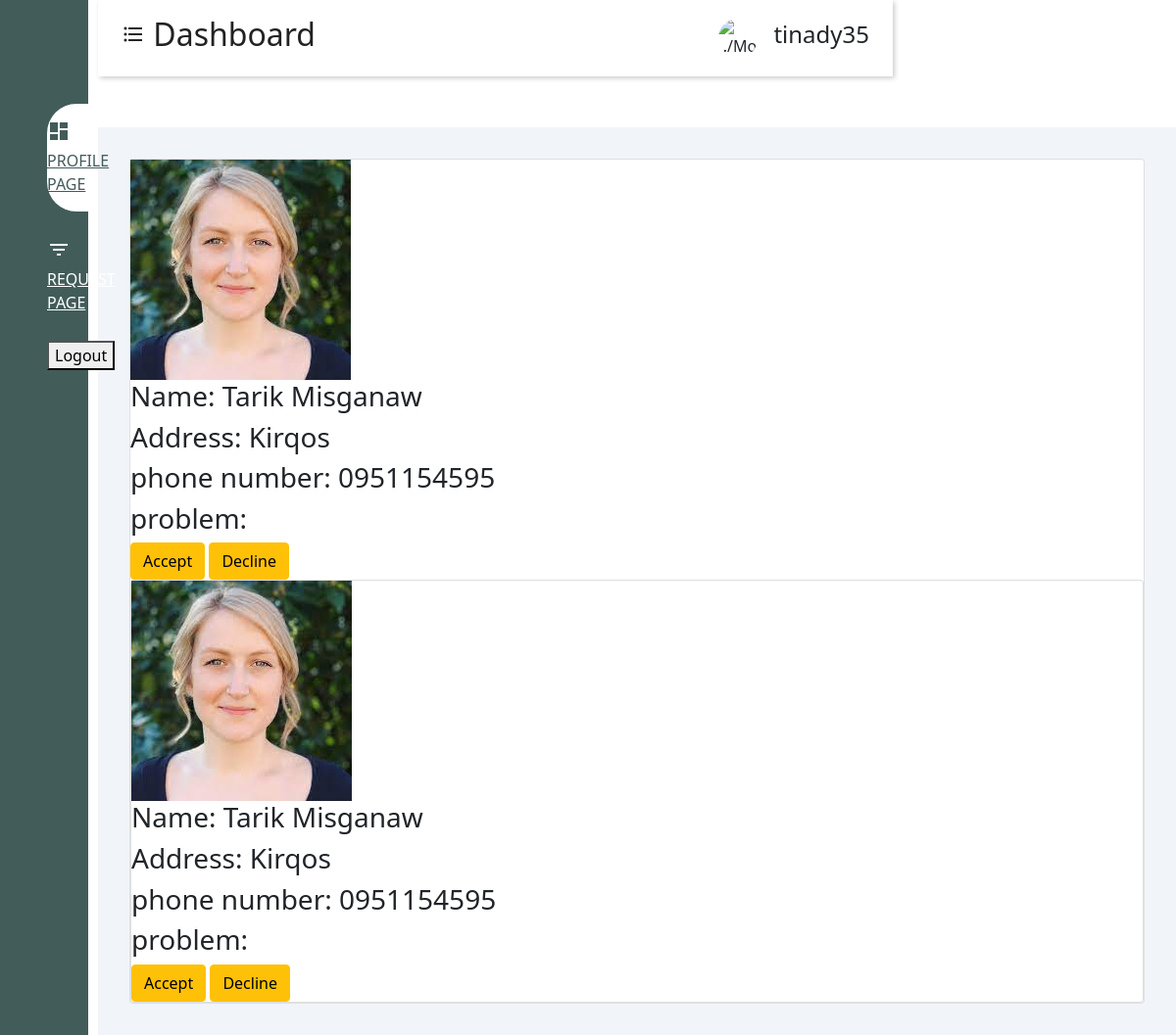
The page /Mend/View/request.php (signed in) on the database its author committed.
### tables this page shows
CREATE TABLE IF NOT EXISTS `request` (
  `request_id` int(11) NOT NULL AUTO_INCREMENT,
  `request_descrip` varchar(50) DEFAULT NULL,
  `request_dateTime` datetime NOT NULL,
  `request_status` varchar(10) NOT NULL,
  `customer_id` int(10) NOT NULL,
  `worker_id` int(10) NOT NULL,
  PRIMARY KEY (`request_id`),
  KEY `customer_id` (`customer_id`),
  KEY `worker_id` (`worker_id`)
);

CREATE TABLE IF NOT EXISTS `customer_info` (
  `customer_id` int(10) NOT NULL AUTO_INCREMENT,
  `custom_username` varchar(30) NOT NULL,
  `first_name` varchar(20) NOT NULL,
  `last_name` varchar(20) NOT NULL,
  `custom_email` varchar(30) NOT NULL,
  `custom_pass` varchar(60) NOT NULL,
  `subcity` varchar(30) NOT NULL,
  `woreda` varchar(30) NOT NULL,
  `kebele` varchar(30) NOT NULL,
  `sex` varchar(10) NOT NULL,
  `age` int(10) NOT NULL,
  `phone_num` varchar(20) NOT NULL,
  `image` varchar(100) DEFAULT NULL,
  `email_verification_link` varchar(255) DEFAULT NULL,
  `email_verified_at` timestamp NULL DEFAULT NULL,
  PRIMARY KEY (`customer_id`),
  UNIQUE KEY `custom_username` (`custom_username`)
);

### Mend/View/request.php (the view, shortened to what this page needs)
<!DOCTYPE html>
<html>
<head>
<link rel="stylesheet" href="../css/dashboard2css.css">
  <link href="https://cdn.jsdelivr.net/npm/bootstrap@5.0.1/dist/css/bootstrap.min.css" rel="stylesheet">
</head>
<body>
  <div class="sidebar">
      <div class= "sidebar-title">
       </div>
   <div class="sidebar-menu">
      <ul>
	<li ><a  href = "worker2.php" target= "_self" class= "active"><span class="dashboard"></span><span><i class="material-icons"> dashboard</i>  PROFILE PAGE</span> </a> </li>
	<li>
	<a href ="#" target= "_self"><span class="database"></span><span> <i class="material-icons">filter_list</i>REQUEST PAGE</span>  </a> </li>
  <li>
	<form action="../Control/logout.php" method="POST">
        <button type="submit" name="logout" >Logout</button>
      </form></li>
</ul>
   </div>
  </div>
<div class="maincontent">
<header>
   <h2>
      <span <i class="material-icons">format_list_bulleted</i></span>
      Dashboard
   </h2>
    <?php
     $name =$_SESSION['worker_name'];
     $wimage= $_SESSION['wimage'];
    $x= <<< EOT
       <div class= "profile">
       <img src= "../Model/image/$wimage" alt="../Model/image/blank.png"  width= "40px" height="40px">
     <div>
     <h4> $name <h4>
      </div>
    EOT;
    echo $x;
      ?>
</header>
<main>
<?php
$db = mysqli_connect("localhost", "root", "", "menddatabase");
$wid= $_SESSION['worker_id'];
$select= "SELECT * FROM worker_info  JOIN request ON worker_info.worker_id=request.worker_id JOIN customer_info ON customer_info.customer_id=request.customer_id Where request.worker_id = $wid";
$result = mysqli_query($db, $select);
while ($row = mysqli_fetch_array($result))
{
  $image=$row['image'];
  $firstname=$row['first_name'];
  $lastname=$row['last_name'];
  $phonenum=$row['phone_num'];
  $city=$row['subcity'];
$cid=$row['customer_id'];
      $desc=$row['request_descrip'];
      $s=<<< EOT
                    <div class="card">
                                  <div class="card__header">
                                  <div class="card__picture">
                                  <img class="technician-image" src="../Model/image/$image" />
                                  </div>
                      </div>
                      <div class="card__details">
                      <h3 class="card__sub-heading">Name:  $firstname $lastname </h3>
                      <h3 class="card__sub-heading">Address:  $city </h3>
                      <h3 class="card__sub-heading">phone number:  $phonenum </h3>
                      <h3 class="card__sub-heading">problem:  $desc </h3>
                      <div class="card__footer">
                      <a href="../Control/accept.php?action_type=accept&id=$cid" class="btn btn-warning btn-style">Accept</a>
                      <a href="../Control/decline.php?action_type=decline&id=$cid" class="btn btn-warning btn-style">Decline</a>
                      </div>
                      </div>
        EOT;
        echo $s;
        }
?>
</body>
</html>

### Mend/css/dashboard2css.css (style rules this page uses)
:root { --maincolor:#425c5a; --color-dark:#1D2231; --text-gray:#8390A2; }
ul { list-style-type: none; }
.sidebar { width: 345px; position: fixed; left: 0; top:0; height:100%; background: var(--maincolor); z-index:100; transition:width 300ms; }
.sidebar-title { height:90px; padding:1rem 0rem 1rem 2rem; color: #fff; }
.sidebar-menu { margin-top:1rem; }
.sidebar-menu li { width: 100%; margin-bottom:1.7rem; padding-left:1rem; }
.sidebar-menu a { padding-left:1rem; display: block; color: #fff; font-size:1.1 rem; }
.sidebar-menu a.active { background: #fff; padding-top:1rem; padding-bottom:1rem; color: var(--maincolor); border-radius: 30px 0px 0px 30px; }
.maincontent { transition:margin-left 300ms; margin-left:400px; }
header { display:flex; justify-content:space-between; padding:1rem 1.5rem; box-shadow:2px 2px 5px rgba(0,0,0,0.2); position:fixed; left:345px; width: calc(100% - 389px); top: 0; z-index:100; }
header h2 { color: #222; }
.profile { display:flex; align-items:center; }
.profile img { border-radius:50%; margin-right:1rem; }
main { margin-top:130px; padding: 2rem 2rem; background: #f1f5f9; min-height: calc(100vh -90px); }
.card { background:#fff; border-radius:5px; }
@media only screen and (max-width:1200px) { .sidebar { width: 90px; } }
@media only screen and (max-width:1200px) { .sidebar .sidebar-title, .sidebar li { padding-left:0rem text-align:center; } }
@media only screen and (max-width:1200px) { .sidebar li a { padding-left:0rem; } }
@media only screen and (max-width:1200px) { .maincontent { margin-left:100px } }
@media only screen and (max-width:1200px) { .maincontent header { width: calc(100%-100px); left: 100px; } }

### rows shown on the page
request: customer.image (picture), customer.first_name "Tarik", customer.last_name "Misganaw", customer.subcity "Kirqos", customer.phone_num "0951154595"
request: customer.image (picture), customer.first_name "Tarik", customer.last_name "Misganaw", customer.subcity "Kirqos", customer.phone_num "0951154595"

### other values the page prints
$name "tinady35"
